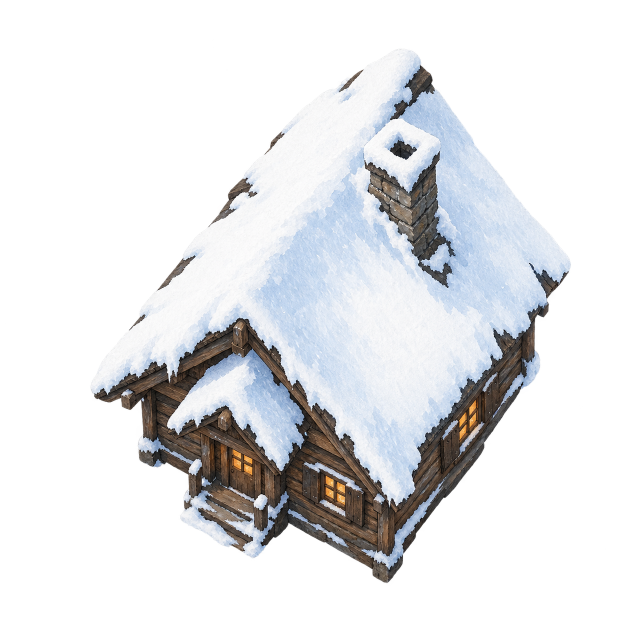
#> input picture Assets/ArtSources/cabin.png, 1254 x 1254 px, given in place of pineA.png, which was not available (shown at 1/2 size); the run also reads 1 picture not shown here
$ python prepare_hd.py
#> lines starting #> are read from the running program, lines starting #| are printed output that depends on the picture; after the words box and inside, x2 and y2 are one past the last pixel; in counts of white or black regions, pixels touching at a corner belong together; pictures that were not available may be replaced by others from this repository, and a replacement may not be noted
#> in source, returned value is the input picture: PIL image 1254x1254 RGBA; mean R, G, B, A 68.5, 69.5, 71.6, 94.9
"""Slice the newly generated production source sheets, without upscaling any pixel art.
Input: Assets/ArtSources. Output: Resources/HD and a truthful native-size manifest.
Requires Pillow and numpy. ArtSources are bundled, so no image generation is needed to rerun.
"""
from pathlib import Path
from PIL import Image,ImageFilter,ImageOps
import numpy as np,json,math
ROOT=Path(__file__).resolve().parents[1];SRC=ROOT/'Assets/ArtSources';OUT=ROOT/'Assets/Resources/HD';OUT.mkdir(exist_ok=True,parents=True)
report={}
def write(name,im,source,tight=True,box=None):
#> called with name = 'pine_0', source = 'pineA', tight = True
 im=im.convert('RGBA')
 if tight:
  alpha=im.getchannel('A');mask=alpha.point(lambda x:255 if x>=12 else 0);bbox=mask.getbbox()
#> after `mask = alpha.point(lambda x: 255 if x >= 12 else 0)`:
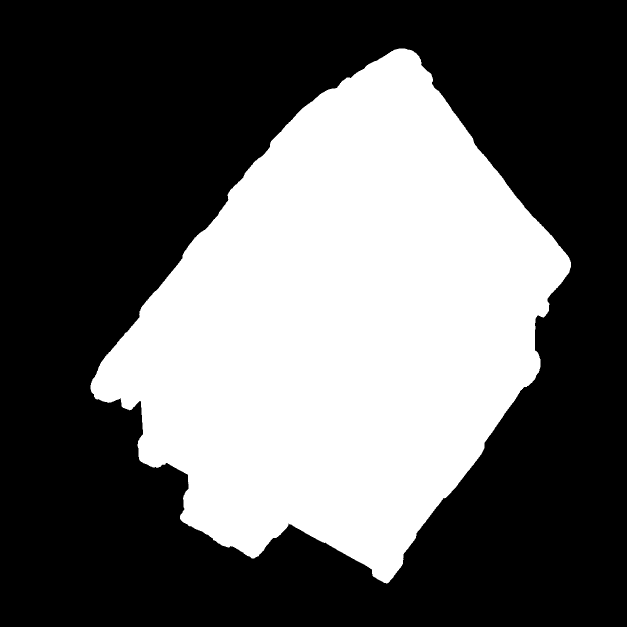
#> mask: PIL image 1254x1254 L (shown at 1/2 size); 37.7% white; 1 white region, box (x1, y1, x2, y2) and area: (181, 97, 1142, 1167) 593323
#> after `bbox = mask.getbbox()`: bbox = (181, 97, 1142, 1167)
  if bbox:
   pad=max(4,round(max(bbox[2]-bbox[0],bbox[3]-bbox[1])*.025))
#> pad = 27
   region=im.crop(bbox);new=Image.new('RGBA',(region.width+pad*2,region.height+pad*2));new.paste(region,(pad,pad));im=new
#> after `region = im.crop(bbox)`:
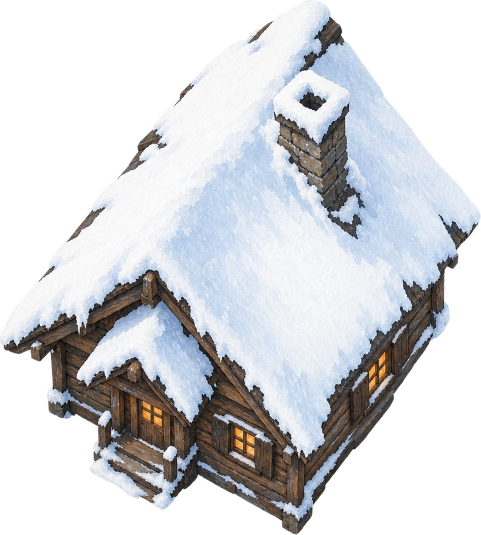
#> region: PIL image 961x1070 RGBA (shown at 1/2 size); mean R, G, B, A 104.8, 106.2, 109.5, 145.2; transparent parts drawn white
#> after `new = Image.new('RGBA', (region.width + pad * 2, region.height + pad *`: new: PIL image 1015x1124 RGBA; every value is 0
#> after `new.paste(region, (pad, pad))`:
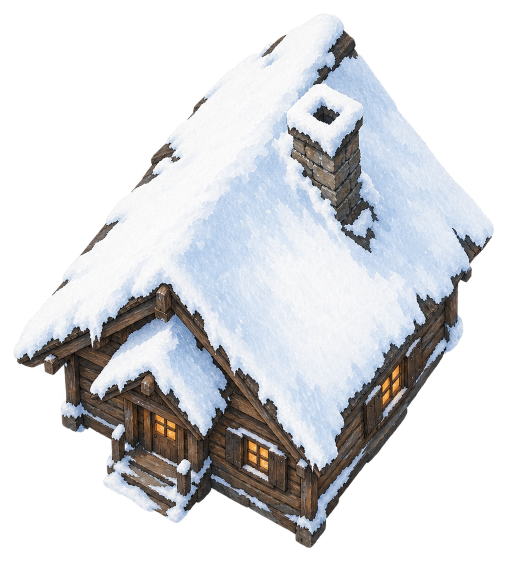
#> new: PIL image 1015x1124 RGBA (shown at 1/2 size); mean R, G, B, A 94.4, 95.7, 98.7, 130.8; transparent parts drawn white
 im.save(OUT/(name+'.png'))
 report[name]={'size':list(im.size),'source':source,'crop':box,'upscaled':False}
def source(name):return Image.open(SRC/(name+'.png')).convert('RGBA')
def atlas(name,columns,rows,names):
 im=source(name)
 for i,key in enumerate(names):
  x=i%columns;y=i//columns
  box=[round(x*im.width/columns),round(y*im.height/rows),round((x+1)*im.width/columns),round((y+1)*im.height/rows)]
  write(key,im.crop(box),name,box=box)
# New sources, never magnified from the original 1536x1024 reference boards.
for i in range(5):
 im=source('pineA' if i%2==0 else 'pineB')
 if i>=2:im=ImageOps.mirror(im)
 write('pine_'+str(i),im,'pineA' if i%2==0 else 'pineB')
#> pass 2 of the loop `for i in range(5):`:
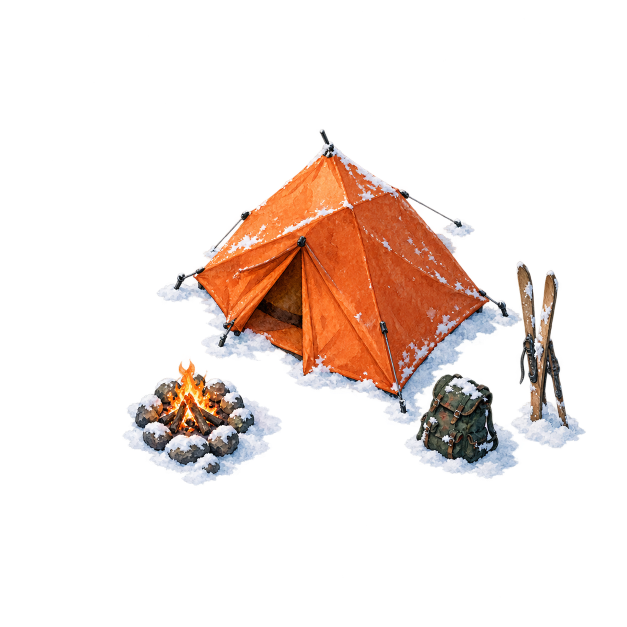
#> input picture Assets/ArtSources/camp.png, 1254 x 1254 px, given in place of pineB.png, which was not available (shown at 1/2 size)
#> in source, returned value is the input picture: PIL image 1254x1254 RGBA; mean R, G, B, A 39.8, 28.1, 23, 47.5
#> in write (call 2), `mask = alpha.point(lambda x: 255 if x >= 12 else 0)`:
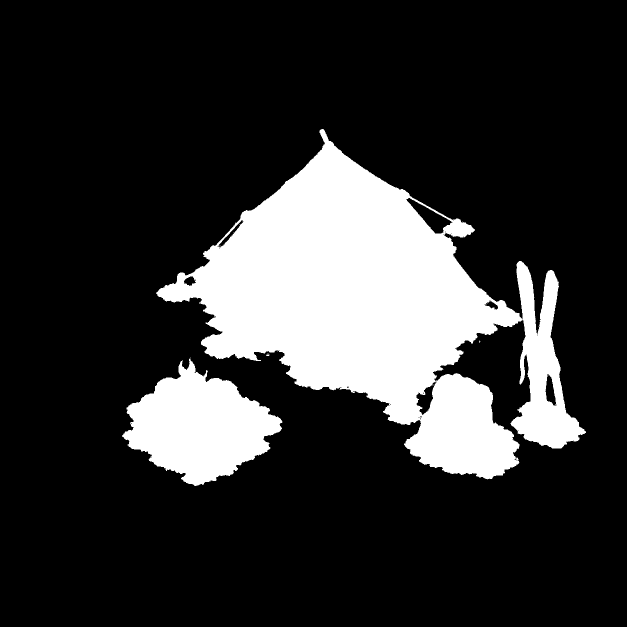
#> mask: PIL image 1254x1254 L (shown at 1/2 size); 19.4% white; 15 white regions (13 under 20 px), largest, box (x1, y1, x2, y2) and area: (312, 258, 1172, 959) 257984, (244, 717, 565, 972) 46651
#> bbox = (244, 258, 1172, 972)
#> pad = 23
#> region: PIL image 928x714 RGBA
#> new: PIL image 974x760 RGBA; every value is 0
#> in write (call 2), `new.paste(region, (pad, pad))`:
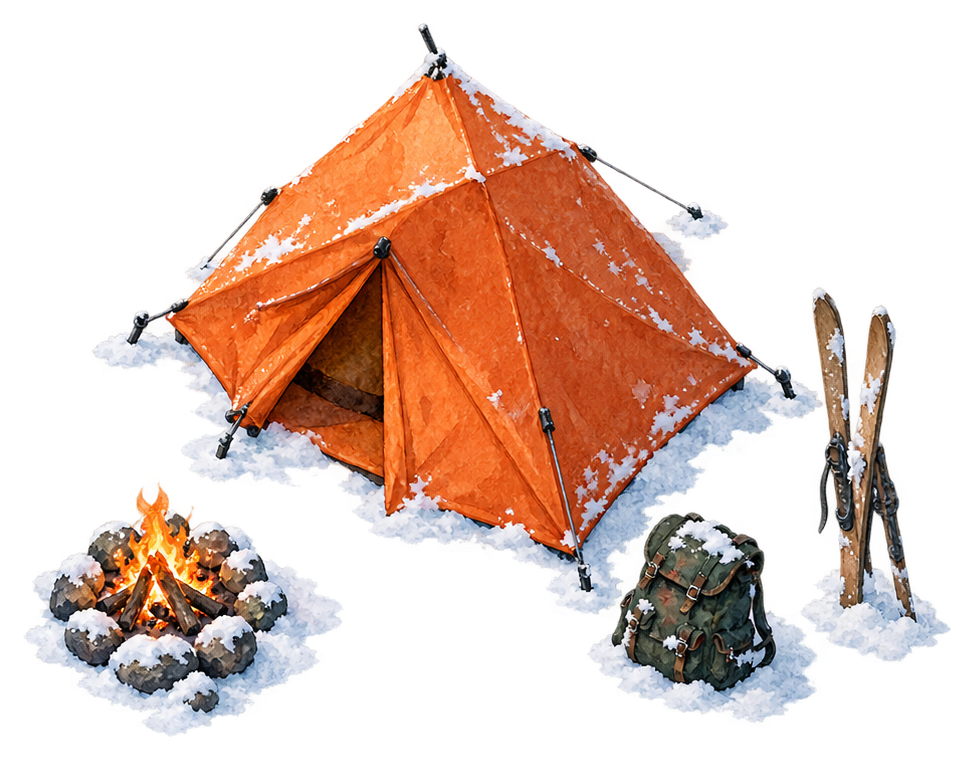
#> new: PIL image 974x760 RGBA; mean R, G, B, A 84.5, 59.5, 48.8, 100.9; transparent parts drawn white
#> pass 3 of the loop `for i in range(5):`:
#> `if i>=2:im=ImageOps.mirror(im)`:
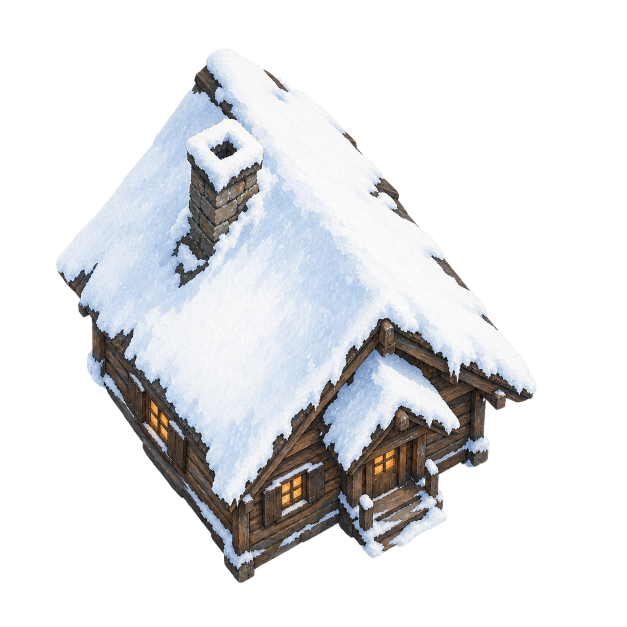
#> im: PIL image 1254x1254 RGBA (shown at 1/2 size); mean R, G, B, A 68.5, 69.5, 71.6, 94.9; transparent parts drawn white
#> in write (call 3), `mask = alpha.point(lambda x: 255 if x >= 12 else 0)`:
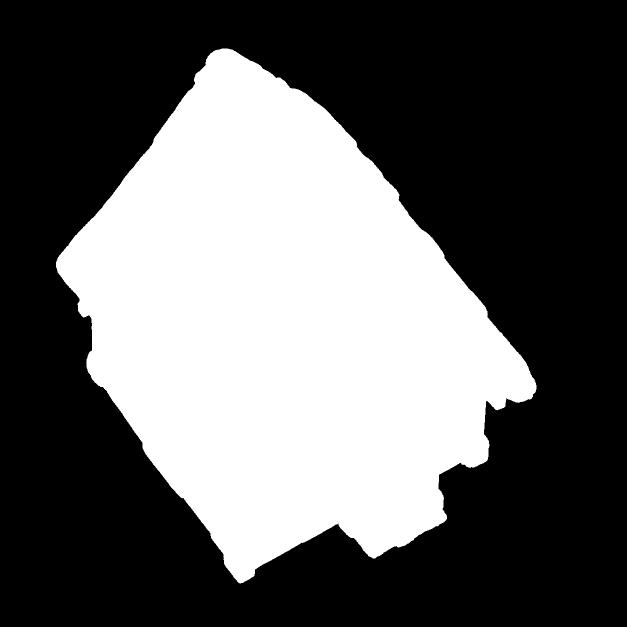
#> mask: PIL image 1254x1254 L (shown at 1/2 size); 37.7% white; 1 white region, box (x1, y1, x2, y2) and area: (112, 97, 1073, 1167) 593323
#> bbox = (112, 97, 1073, 1167)
#> pad = 27
#> region: PIL image 961x1070 RGBA
#> new: PIL image 1015x1124 RGBA
#> the loop made 5 passes; the first 3 are shown
for name in ['cabin','camp','lake']:write(name,source(name),name)
#> pass 2 of the loop `for name in ['cabin','camp','lake']:write(name,source(name),name)`:
#> pass 3 of the loop `for name in ['cabin','camp','lake']:write(name,source(name),name)`:
#> mask: PIL image 1254x1254 L; 50.1% white; 1 black region, box (x1, y1, x2, y2) and area: (0, 0, 1254, 1254) 784241
#> region: PIL image 1097x1091 RGBA
#> new: PIL image 1151x1145 RGBA; every value is 0
atlas('props',4,3,['shed','woodstore','bench','dock','boat','rock_0','berries','logs','sign','lantern','bare_0','bush'])
#> the loop in atlas, `for i,key in enumerate(names):` made 12 passes
#> (bbox in write, pad in write) on passes 2, 3, 5, 6, 7, 8, 9, 10, 11, 12: ((195, 317, 313, 418), 4), ((0, 258, 238, 418), 6), ((253, 167, 314, 418), 6), ((0, 0, 313, 418), 10), ((0, 0, 313, 418), 10), ((0, 32, 209, 418), 10), ((244, 0, 314, 95), 4), ((0, 0, 251, 136), 6), ((148, 0, 313, 114), 4), ((0, 0, 232, 123), 6)
#> pass 1, in write (call 9), `alpha = im.getchannel('A')`:
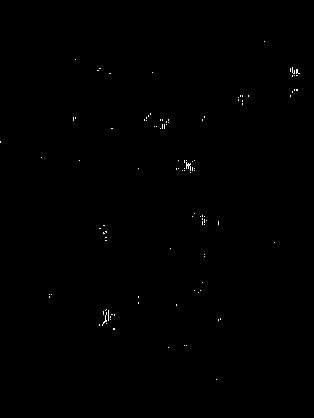
#> alpha: PIL image 314x418 L; values 0 (black) and 1 (white), 0.2% white in thin lines or dots, all inside (x1, y1, x2, y2) = (0, 41, 300, 380)
#> pass 2, in write (call 10), `im=im.convert('RGBA')`:
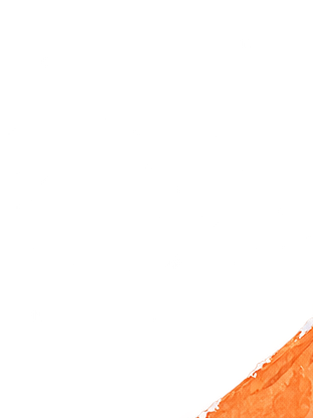
#> im: PIL image 313x418 RGBA; mean R, G, B, A 12.3, 7.3, 3.5, 11; transparent parts drawn white
for name,base in [('rock_1','rock_0'),('rock_2','rock_0'),('bare_1','bare_0')]:
 im=Image.open(OUT/(base+'.png'));write(name,ImageOps.mirror(im),report[base]['source'],False)
#> after `im = Image.open(OUT / (base + '.png'))`:
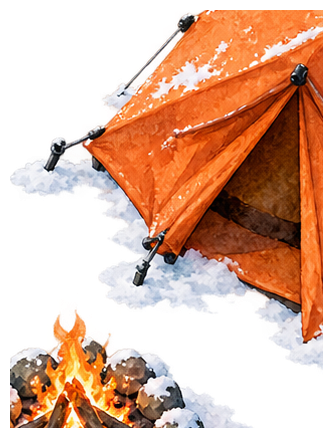
#> im: PIL image 333x438 RGBA; mean R, G, B, A 122.6, 82.4, 60.9, 136.8; transparent parts drawn white
#> in write (call 21), `im=im.convert('RGBA')`:
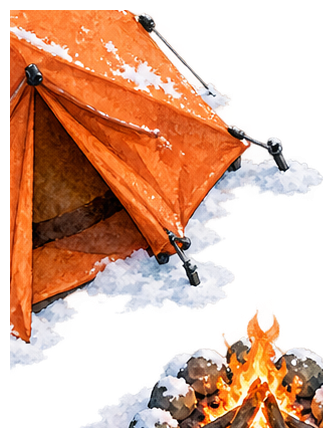
#> im: PIL image 333x438 RGBA; mean R, G, B, A 122.6, 82.4, 60.9, 136.8; transparent parts drawn white
#> pass 2 of the loop `for name,base in [('rock_1','rock_0'),('rock_2','rock_0'),('bare_1','b..`:
#> pass 3 of the loop `for name,base in [('rock_1','rock_0'),('rock_2','rock_0'),('bare_1','b..`:
#> in write (call 23), `im=im.convert('RGBA')`:
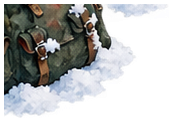
#> im: PIL image 173x122 RGBA; mean R, G, B, A 89.5, 91.2, 91.8, 138.2; transparent parts drawn white
atlas('wildlife',3,2,[s+'_0' for s in ['fox','deer','rabbit','squirrel','bird','owl']])
#> (the run stopped early here; a loop or call above may not have finished)
